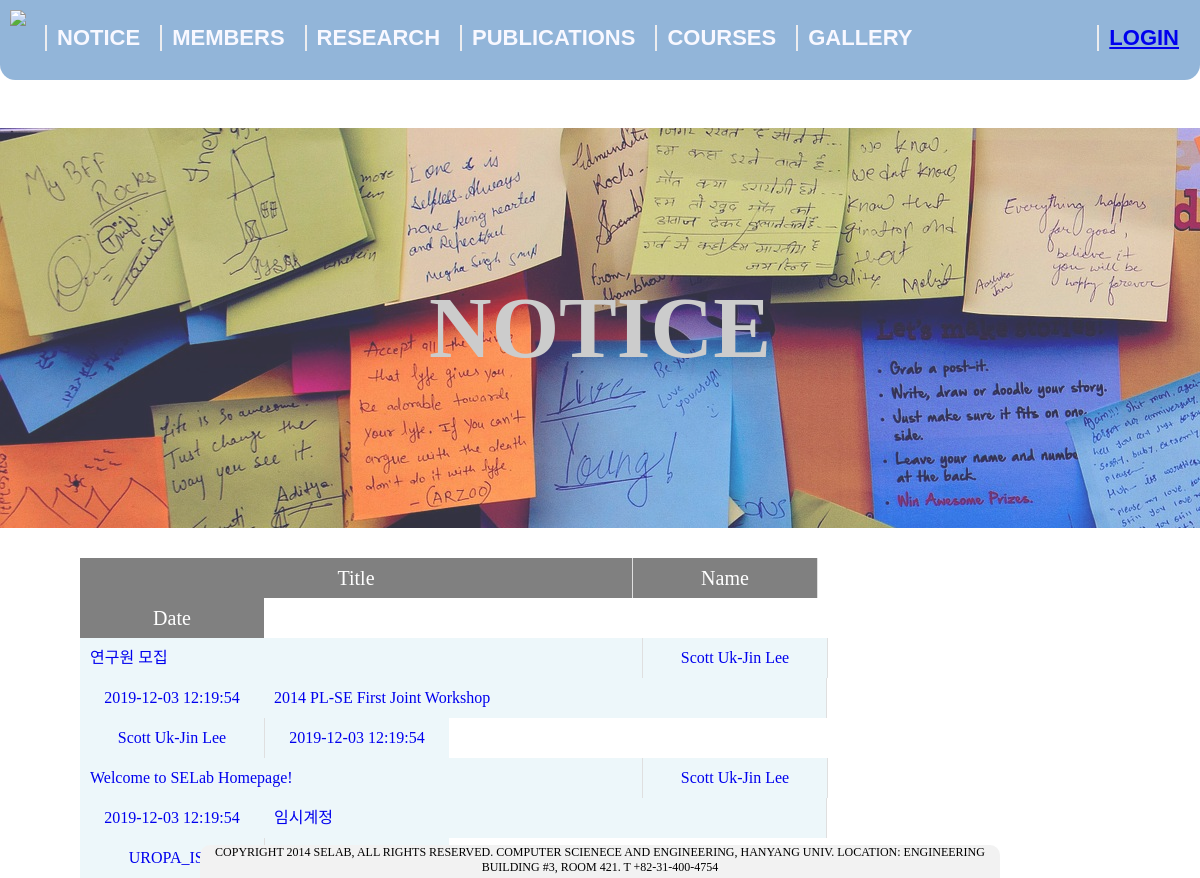
The app's page /notice/notice.php with its own data.
### tables this page shows
CREATE TABLE Notice (
    Number INT not null auto_increment,
    Title varchar(60) not null,
    Name varchar(30) default 'Anonymous',
    Date timestamp default current_timestamp,
    View int not null default 0,
    Content TEXT,
    Open tinyint not null default 1,
    CONSTRAINT PK_Notice PRIMARY KEY(Number)
);

### notice/notice.php (the view, shortened to what this page needs)
<!DOCTYPE html>
<html>
<head>
  <link rel="stylesheet" type="text/css" href="../resource/css/common.css" />
  <link rel="stylesheet" type="text/css" href="css/notice.css" />
</head>
<body>
  <?php
  include "../resource/nav.php";
  ?>
  <main role="main">
   <div class="contents">
    <div class="main_section">
      <h1>NOTICE</h1>
    </div>
    <ul id="board">
      <li class="header">
        <ul>
          <li class="title pull-left">Title</li>
          <li class="name pull-left">Name</li>
          <li class="time pull-left">Date</li>
        </ul>
      </li>
      <div>
        <li class="entry">
          <div class="information">
            <?php
            $conn = connect();
            try {
              $stmt = $conn->prepare("SELECT * FROM notice");
              $stmt->execute();
              foreach($stmt->fetchAll() as $k=>$v) { ?>
                <ul>
                  <a href="#" onclick="SirenFunction('SirenDiv<?php echo $k; ?>');" class="blind_view">
                    <?php
                    echo "<li  class='title pull-left'>" . $v['Title'] . "</li>";
                    echo "<li  class='name pull-left'>" . $v['Name'] . "</li>";
                    echo "<li  class='time pull-left'>" . $v['Date'] . "</li>";
                    ?>
                  </a>
                </ul>
                <?php
              }
            }
            catch(PDOException $e)
            {
              echo "<ul>";
              echo "<li>" . "Connection failed: " . $e->getMessage() . "</li>";
              echo "</ul>";
            }
            ?>
          </div>
        </li>
      </div>
    </ul>
  </div>
</main>
<?php
include "../resource/footer.php";
?>
</body>
</html>

### resource/css/common.css (style rules this page uses)
html,body { background: white; width: 100%; margin: 0; }
main { padding-bottom: 100px; }
.pull-left { float: left; }
.main_section { line-height: 400px; width: 100%; height: 400px; text-align: center; vertical-align: middle; opacity: 0.8; }
.main_section h1 { font-size: 65pt; color: silver; }

### notice/css/notice.css (style rules this page uses)
.main_section { background-image: url('../../resource/images/notice.jpg'); }
#board { margin-top : 30px; margin-bottom: 30px; width: 80%; text-align: center; }
.contents li.header { clear: both; overflow: hidden; }
.contents li { list-style: none; }
.contents li.title { width: 60%; border-right: 1px solid #dfdfdf; text-align: center; }
.contents li.name { width: 20%; border-right: 1px solid #dfdfdf; text-align: center; }
.contents li.time { width: 20%; text-align: center; }
.contents .header li { background-color: gray; height: 40px; font-size: 20px; line-height: 40px; color: white; text-align: center; }
.contents .entry li { background-color: rgb(236, 235, 235); }
.contents .entry:nth-child(odd) li { background-color: #edf7fa; }
.contents .entry li.title { width: 60%; text-align: left; padding-left:10px; }
.contents .entry .information { height: 40px; line-height: 40px; cursor: pointer; }

### records on screen
notice: Title "연구원 모집", Name "Scott Uk-Jin Lee", Date "2019-12-03 12:19:54"
notice: Title "2014 PL-SE First Joint Workshop", Name "Scott Uk-Jin Lee", Date "2019-12-03 12:19:54"
notice: Title "Welcome to SELab Homepage!", Name "Scott Uk-Jin Lee", Date "2019-12-03 12:19:54"
notice: Title "임시계정", Name "UROPA_ISO"
